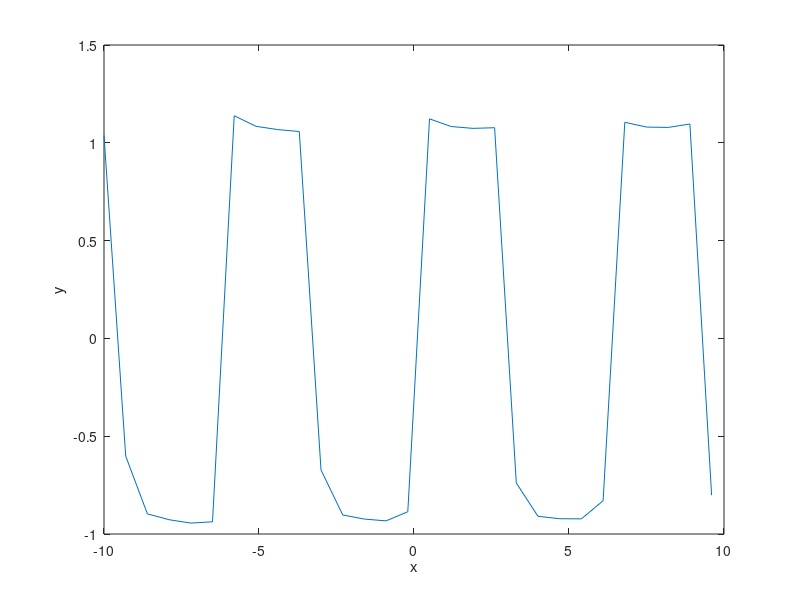

MATLAB code for this plot:
clear all;clc;close all; %format long

k=0;
%for迴圈索引值
y=0;
x=-10:0.7:10;
%同 x=linspace(-10,10,1000);
%在-10到10之中切出1000點

for i=1:2:7
    %k=k+1;
y=y+(4./pi).*sin(i.*x)./i;  % (+sin(3.*x)./3+...)項數
%無限級數的函數運算
end



figure,plot(x,y);
xlabel('x');
ylabel('y');

return

x=-7:0.5:7;
p=[-1.3,1,3,5];
y=polyval(p,x);
%同 y=-1.3*x.^3+x.^2+3.*x+5;
pts=length(x)
%觀測x矩陣總數
figure,plot(x,y)
%繪圖
xlabel=('x');
ylabel=('y');

return

%A=[1,2;3,4]
%A[1,2
%  3 4]
A=[1 2
    3 4] %element,pixel value
B=[5,6
   7,8];
%C=A+B
A11=A(1,1); %列,行(欄)
A12=A(1,2);

%C=A*B;
%D=A.*B;

C=zeros(2,2)
%創造一個元素皆為0的2*2矩陣
C(1,1)=A(1,1)*B(1,1)+A(1,2)*B(2,1)
%在矩陣中(1,1)的位置定義其數值
